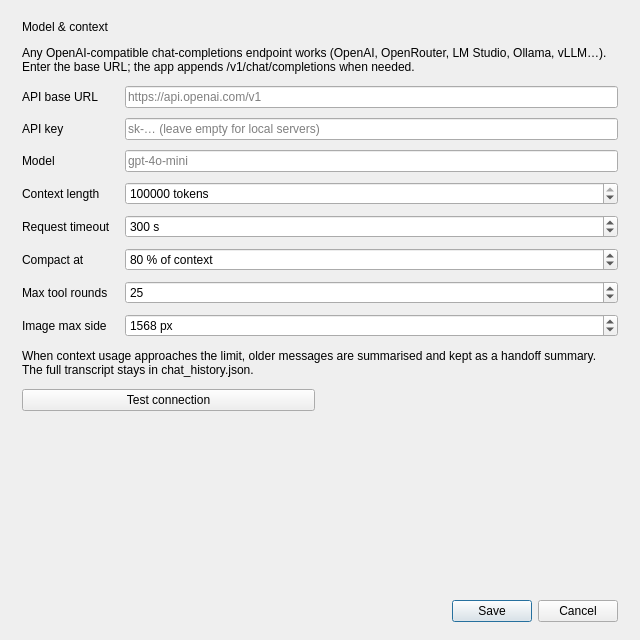
<?xml version="1.0" encoding="UTF-8"?>
<ui version="4.0">
 <class>SettingsDialog</class>
 <widget class="QDialog" name="SettingsDialog">
  <property name="geometry">
   <rect>
    <x>0</x>
    <y>0</y>
    <width>640</width>
    <height>640</height>
   </rect>
  </property>
  <property name="windowTitle">
   <string>Settings</string>
  </property>
  <property name="modal">
   <bool>true</bool>
  </property>
  <layout class="QVBoxLayout" name="dialogLayout">
   <property name="spacing">
    <number>12</number>
   </property>
   <property name="leftMargin">
    <number>22</number>
   </property>
   <property name="topMargin">
    <number>20</number>
   </property>
   <property name="rightMargin">
    <number>22</number>
   </property>
   <property name="bottomMargin">
    <number>18</number>
   </property>
   <item>
    <widget class="QLabel" name="titleLabel">
     <property name="text">
      <string>Model &amp; context</string>
     </property>
    </widget>
   </item>
   <item>
    <widget class="QLabel" name="apiHelpLabel">
     <property name="text">
      <string>Any OpenAI-compatible chat-completions endpoint works (OpenAI, OpenRouter, LM Studio, Ollama, vLLM…). Enter the base URL; the app appends /v1/chat/completions when needed.</string>
     </property>
     <property name="wordWrap">
      <bool>true</bool>
     </property>
    </widget>
   </item>
   <item>
    <layout class="QFormLayout" name="formLayout">
     <property name="horizontalSpacing">
      <number>14</number>
     </property>
     <property name="verticalSpacing">
      <number>10</number>
     </property>
     <item row="0" column="0">
      <widget class="QLabel" name="apiBaseLabel">
       <property name="text">
        <string>API base URL</string>
       </property>
      </widget>
     </item>
     <item row="0" column="1">
      <widget class="QLineEdit" name="apiBaseUrl">
       <property name="placeholderText">
        <string>https://api.openai.com/v1</string>
       </property>
      </widget>
     </item>
     <item row="1" column="0">
      <widget class="QLabel" name="apiKeyLabel">
       <property name="text">
        <string>API key</string>
       </property>
      </widget>
     </item>
     <item row="1" column="1">
      <widget class="QLineEdit" name="apiKey">
       <property name="echoMode">
        <enum>QLineEdit::Password</enum>
       </property>
       <property name="placeholderText">
        <string>sk-… (leave empty for local servers)</string>
       </property>
      </widget>
     </item>
     <item row="2" column="0">
      <widget class="QLabel" name="modelLabel">
       <property name="text">
        <string>Model</string>
       </property>
      </widget>
     </item>
     <item row="2" column="1">
      <widget class="QLineEdit" name="model">
       <property name="placeholderText">
        <string>gpt-4o-mini</string>
       </property>
      </widget>
     </item>
     <item row="3" column="0">
      <widget class="QLabel" name="contextLengthLabel">
       <property name="text">
        <string>Context length</string>
       </property>
      </widget>
     </item>
     <item row="3" column="1">
      <widget class="QSpinBox" name="contextLength">
       <property name="suffix">
        <string> tokens</string>
       </property>
       <property name="minimum">
        <number>1000</number>
       </property>
       <property name="maximum">
        <number>10000000</number>
       </property>
       <property name="singleStep">
        <number>1000</number>
       </property>
       <property name="value">
        <number>128000</number>
       </property>
      </widget>
     </item>
     <item row="4" column="0">
      <widget class="QLabel" name="timeoutLabel">
       <property name="text">
        <string>Request timeout</string>
       </property>
      </widget>
     </item>
     <item row="4" column="1">
      <widget class="QSpinBox" name="timeout">
       <property name="suffix">
        <string> s</string>
       </property>
       <property name="minimum">
        <number>10</number>
       </property>
       <property name="maximum">
        <number>3600</number>
       </property>
       <property name="value">
        <number>300</number>
       </property>
      </widget>
     </item>
     <item row="5" column="0">
      <widget class="QLabel" name="compactionThresholdLabel">
       <property name="text">
        <string>Compact at</string>
       </property>
      </widget>
     </item>
     <item row="5" column="1">
      <widget class="QSpinBox" name="compactionThreshold">
       <property name="suffix">
        <string> % of context</string>
       </property>
       <property name="minimum">
        <number>30</number>
       </property>
       <property name="maximum">
        <number>95</number>
       </property>
       <property name="value">
        <number>80</number>
       </property>
      </widget>
     </item>
     <item row="6" column="0">
      <widget class="QLabel" name="maxToolRoundsLabel">
       <property name="text">
        <string>Max tool rounds</string>
       </property>
      </widget>
     </item>
     <item row="6" column="1">
      <widget class="QSpinBox" name="maxToolRounds">
       <property name="minimum">
        <number>1</number>
       </property>
       <property name="maximum">
        <number>100</number>
       </property>
       <property name="value">
        <number>25</number>
       </property>
      </widget>
     </item>
     <item row="7" column="0">
      <widget class="QLabel" name="visionMaxPxLabel">
       <property name="text">
        <string>Image max side</string>
       </property>
      </widget>
     </item>
     <item row="7" column="1">
      <widget class="QSpinBox" name="visionMaxPx">
       <property name="suffix">
        <string> px</string>
       </property>
       <property name="minimum">
        <number>512</number>
       </property>
       <property name="maximum">
        <number>4096</number>
       </property>
       <property name="singleStep">
        <number>64</number>
       </property>
       <property name="value">
        <number>1568</number>
       </property>
      </widget>
     </item>
    </layout>
   </item>
   <item>
    <widget class="QLabel" name="settingsHintLabel">
     <property name="text">
      <string>When context usage approaches the limit, older messages are summarised and kept as a handoff summary. The full transcript stays in chat_history.json.</string>
     </property>
     <property name="wordWrap">
      <bool>true</bool>
     </property>
    </widget>
   </item>
   <item>
    <layout class="QHBoxLayout" name="testRow">
     <property name="spacing">
      <number>10</number>
     </property>
     <item>
      <widget class="QPushButton" name="testButton">
       <property name="text">
        <string>Test connection</string>
       </property>
      </widget>
     </item>
     <item>
      <widget class="QLabel" name="testStatus">
       <property name="text">
        <string/>
       </property>
       <property name="wordWrap">
        <bool>true</bool>
       </property>
      </widget>
     </item>
    </layout>
   </item>
   <item>
    <spacer name="verticalSpacer">
     <property name="orientation">
      <enum>Qt::Vertical</enum>
     </property>
     <property name="sizeHint" stdset="0">
      <size>
       <width>20</width>
       <height>10</height>
      </size>
     </property>
    </spacer>
   </item>
   <item>
    <widget class="QDialogButtonBox" name="buttonBox">
     <property name="orientation">
      <enum>Qt::Horizontal</enum>
     </property>
     <property name="standardButtons">
      <set>QDialogButtonBox::Save|QDialogButtonBox::Cancel</set>
     </property>
    </widget>
   </item>
  </layout>
 </widget>
 <resources/>
 <connections/>
</ui>
